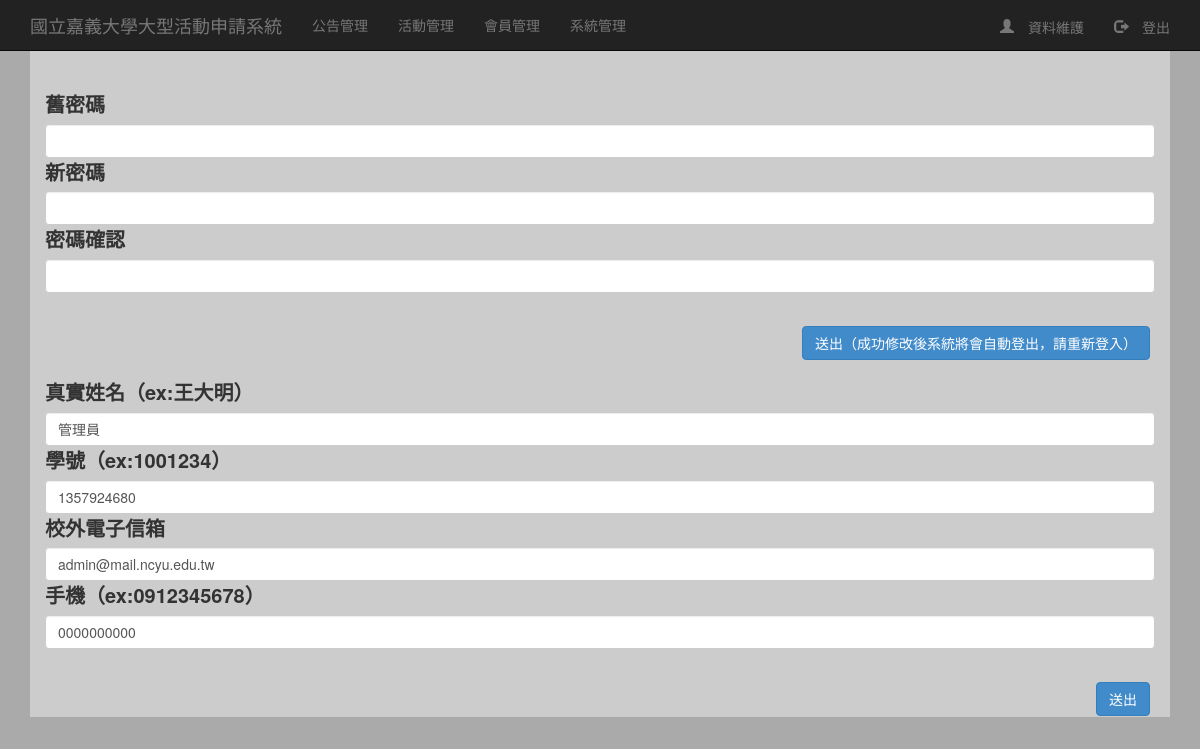
/admin/edit.php (signed in), run on the app's committed database.
### tables this page shows
CREATE TABLE IF NOT EXISTS `member` (
  `id` int(11) NOT NULL,
  `account` varchar(30) NOT NULL,
  `password` varchar(100) NOT NULL,
  `groups` varchar(30) NOT NULL,
  `name` varchar(30) NOT NULL,
  `school` varchar(10) NOT NULL,
  `email` varchar(30) NOT NULL,
  `phone` varchar(30) NOT NULL
);

### admin/edit.php (the view, shortened to what this page needs)
<?php
require_once('control/html.php');
require_once('../control/database.php');
$sql="SELECT * FROM member WHERE account='admin'";
$rs = $db->query($sql);
$row = $rs->fetch();
?>
<form method="post" action="../control/cgpw.php">
	<label >舊密碼</label>
	<input class="form-control" type="password" name="oldpassword" required>
	<label>新密碼</label>
	<input class="form-control" type="password" name="password" id="password" required>
	<label>密碼確認</label>
	<input class="form-control" type="password" name="password2" id="password2" required>
	<br>
	<input type="submit"  class="btn btn-primary"  id="submit" value="送出（成功修改後系統將會自動登出，請重新登入）" style="float:right;">
</form>
<br>
<br>
<form method="post" action="../control/edit.php">
	<label>真實姓名（ex:王大明）</label>
	<input class="form-control" type="text" name="name" value="<?php echo $row[name];?>" required>
	<label>學號（ex:1001234）</label>
	<input class="form-control" type="text" name="school" value="<?php echo $row[school];?>" required>
	<label>校外電子信箱</label>
	<input class="form-control" type="email" name="email" value="<?php echo $row[email];?>" required>
	<label>手機（ex:0912345678）</label>
	<input class="form-control" type="text" name="phone" value="<?php echo $row[phone];?>" required>
	<br>
	<input type="submit"  class="btn btn-primary"  id="submit" value="送出" style="float:right;">
</form>

### css/starter-template.css (style rules this page uses)
body { padding-top: 50px; background-color:#aaa; //font-family: SourceHanSans, serif; }
.btn { margin: 5px; }

### data on the page
member: name "管理員", school "1357924680", email "admin@mail.ncyu.edu.tw", phone "0000000000"
